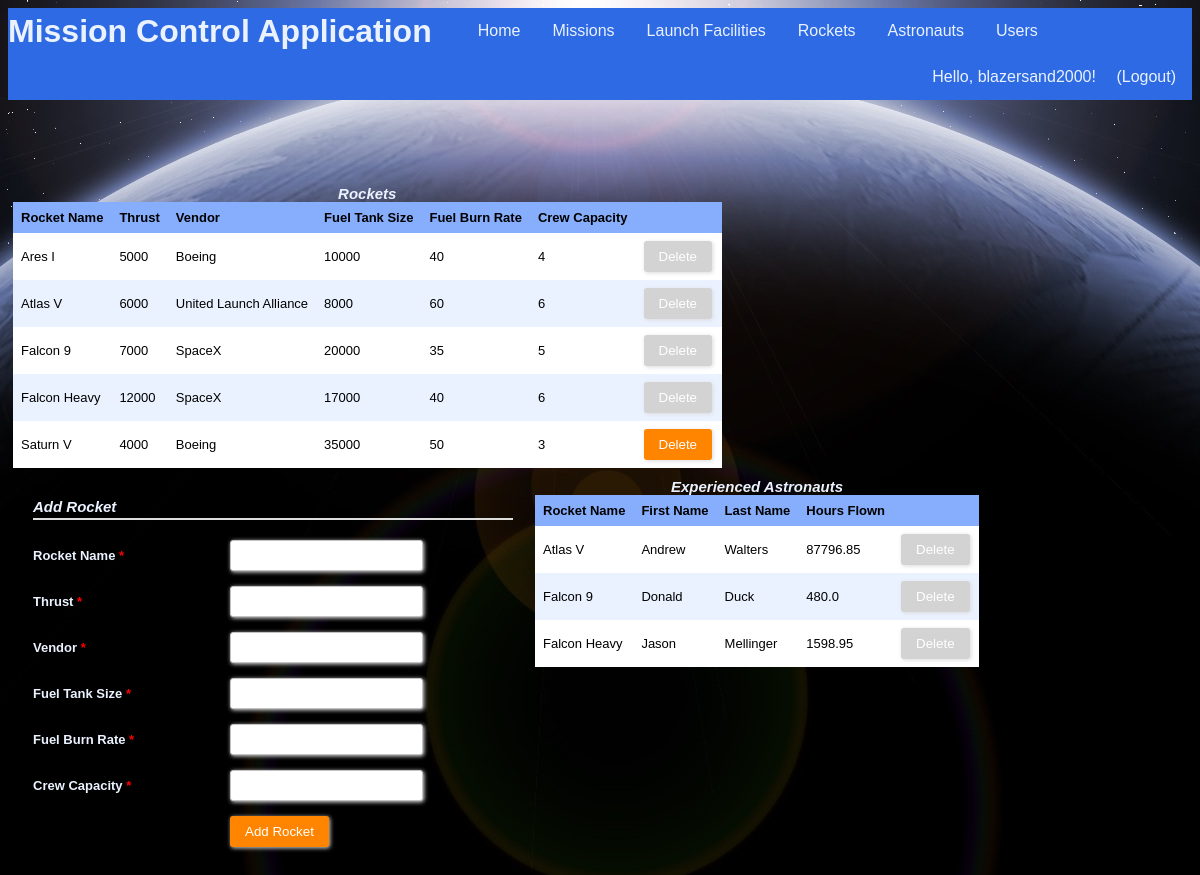
Page /rockets (signed in) on the committed database.
### tables this page shows
CREATE TABLE "Users" (
	`uid`	INTEGER NOT NULL PRIMARY KEY AUTOINCREMENT,
	`firstName`	TEXT NOT NULL,
	`lastName`	TEXT NOT NULL,
	`username`	TEXT NOT NULL UNIQUE,
	`password`	TEXT NOT NULL,
	`regTime`	TEXT NOT NULL,
	`lastLoginTime`	TEXT,
	`pid`	INTEGER NOT NULL
);

CREATE TABLE "Rockets" (
	`rid`	INTEGER NOT NULL PRIMARY KEY AUTOINCREMENT,
	`rname`	TEXT NOT NULL,
	`thrust`	INTEGER NOT NULL,
	`vendor`	TEXT NOT NULL,
	`fuelTankSize`	INTEGER NOT NULL,
	`fuelBurnRate`	INTEGER NOT NULL,
	`crewCapacity`	INTEGER NOT NULL
);

### app.py (the view, shortened to what this page needs)
@app.route("/rockets", methods=["GET", "POST"])
@login_required
def showRockets():
    conn = sqlite3.connect(dbPath)
    conn.row_factory = sqlite3.Row
    c = conn.cursor()
    c.execute("SELECT rid, rid IN (SELECT rid FROM Mission) AS cannotDelete, rname, thrust, vendor, fuelTankSize, fuelBurnRate, crewCapacity FROM Rockets")
    results = c.fetchall()
    c.execute("SELECT R.rid, 1, R.rname, A.firstName, A.lastName, SUM((strftime('%s', m.landTime) - strftime('%s', m.launchTime))/3600.0) as timeHours FROM Rockets R, Astronauts A, Mission M, Crew C WHERE A.aid=C.aid AND C.mid=M.mid AND R.rid=M.rid GROUP BY R.rname, A.firstName HAVING timeHours > (SELECT SUM((strftime('%s', m1.landTime) - strftime('%s', m1.launchTime))/3600.0) FROM Rockets R1, Astronauts A1, Mission M1, Crew C1 WHERE A1.aid=C1.aid AND C1.mid=M1.mid AND R1.rid=M1.rid AND A.aid <> A1.aid AND R1.rid = R.rid);")
    experiencedAstros = c.fetchall()
    formInputs = [['rname', 'text', 'Rocket Name', []], ['thrust', 'number', 'Thrust', []], ['vendor', 'text', 'Vendor', []], ['fuelTankSize', 'number', 'Fuel Tank Size', []], ['fuelBurnRate', 'number', 'Fuel Burn Rate', []], ['crewCapacity', 'number', 'Crew Capacity', []]]
    conn.commit()
    conn.close()
    return render_template("rockets.html", headers=("Rocket Name","Thrust","Vendor","Fuel Tank Size","Fuel Burn Rate", "Crew Capacity"), rows=results, inputs=formInputs, headersAstro=("Rocket Name", "First Name", "Last Name", "Hours Flown"), rowsAstro=experiencedAstros)

### app.py (called while the page is built)
@login_manager.user_loader
def load_user(username):
    userRecord = DBgetUser(username)
    if userRecord:
        user = User(userRecord["username"], userRecord["password"], True)
        user.permission = userRecord["pid"]
        return user
    return None

def DBgetUser(username):
    conn = sqlite3.connect(dbPath)
    conn.row_factory = sqlite3.Row
    c = conn.cursor()
    c.execute("SELECT * from Users WHERE username = ?", (username,))
    userRecord = c.fetchone()
    conn.close()
    return userRecord

### templates/rockets.html (shortened to what this page needs)
{% extends "main_template.html" %}
{% from 'macros.html' import GenerateTable, GenerateFormToAddEntry with context %}
{% block body %}
<section style="float:left">
	{{ GenerateTable('Rockets', headers, rows, 'rid') }}
</section>
<section style="float:left">
	{% if current_user.permission == 3 %}
		{{ GenerateFormToAddEntry('Add Rocket', inputs) }}
	{% endif %}
</section>
<section style="float:left">
	{{ GenerateTable('Experienced Astronauts', headersAstro, rowsAstro, 'rid') }}
</section>
{% endblock %}

### templates/main_template.html (shortened to what this page needs)
<!DOCTYPE html>
<html>
	<head>
		<link rel="stylesheet" type= "text/css" href="{{ url_for('static', filename='styles.css') }}">
	</head>
	<body>
		<header>
			<ul class="nav">
				<h1 class="nav">Mission Control Application</h1>
				<li class="nav"><a class="nav" href="{{ url_for('index') }}">Home</a></li>
				{% if current_user.is_authenticated %}
				<li class="nav"><a class="nav" href="{{ url_for('showMissions') }}">Missions</a></li>
				<li class="nav"><a class="nav" href="{{ url_for('showFacilities') }}">Launch Facilities</a></li>
				<li class="nav"><a class="nav" href="{{ url_for('showRockets') }}">Rockets</a></li>
				<li class="nav"><a class="nav" href="{{ url_for('showAstronauts') }}">Astronauts</a></li>
				<li class="nav"><a class="nav" href="{{ url_for('showUsers') }}">Users</a></li>
				{% endif %}
				<div class="user-greeting">
					{% if current_user.is_authenticated %}
  						Hello, {{ current_user.id }}!    <a class="nav" href="{{ url_for('showLogout') }}">(Logout)</a>
					{% else %}
						Hello, guest!    <a class="nav" href="{{ url_for('showLogin') }}">Login</a><a class="nav" href="{{ url_for('showSignup') }}">Sign Up</a>
					{% endif %}
				</div>
			</ul>
		</header>
		{% block body %}{% endblock %}
	</body>
</html>

### templates/macros.html (shortened to what this page needs)
{% macro GenerateTable(title, headers, rows, keyName) %}
	{% if rows %}
		<table>
			<caption>
				{{title}}
			</caption>
			<tr>
				{% for header in headers %}
				<th>{{header}}</th>
				{% endfor %}
				{% if current_user.permission == 3 %}
					<th/>
				{% endif %}
			</tr>
			{% for row in rows %}
			<tr id ="{{row[keyName]}}">
				{% for value in row %}
					{% if loop.index0 > 1 %}
						<td>
							{% if title == "Astronauts" %}
								<a href="{{ url_for('showAstronautInfo', aid = row[keyName]) }}">{{value|safe}}</a>
							{% else %}
								{{value|safe}}
							{% endif %}
						</td>
					{% endif %}
				{% endfor %}
				{% if row[1] == 1 %}
					{% set disabled = 'disabled' %}
				{% else %}
					{% set disabled = '' %}
				{% endif %}
				{% if current_user.permission == 3 %}
					<td>
						<div class="form-style-2" style="width:70px; padding: 0px 0px 0px 0px;">
							<form method="post">
								<input type="submit" value="Delete" name="delete.{{ row[0] }}" {{disabled}}/>
							</form>
						</div>
					</td>
				{% endif %}
			</tr>
			{% endfor %}
		</table>
	{% else %}
		No records found!
	{% endif %}
{% endmacro %}
{% macro GenerateFormToAddEntry(submitButtonText, inputs) %}
	<div class="form-style-2">
	<div class="form-style-2-heading">{{submitButtonText}}</div>
	<form method="post">
		{% for fieldName, fieldType, fieldLabel, optionalValues in inputs %}
			{% if fieldType == 'text' %}
				<label for="{{fieldName}}"><span>{{fieldLabel}} <span class="required">*</span></span><input type="text" class="input-field" name="{{fieldName}}" required/></label>
			{% elif fieldType == 'password' %}
				<label for="{{fieldName}}"><span>{{fieldLabel}} <span class="required">*</span></span><input type="password" class="input-field" name="{{fieldName}}" required/></label>
			{% elif fieldType == 'number' %}
				<label for="{{fieldName}}"><span>{{fieldLabel}} <span class="required">*</span></span><input type="number" class="input-field" name="{{fieldName}}" required/></label>
			{% elif fieldType == 'selectmultiple' %}
				<label for="{{fieldName}}"><span>{{fieldLabel}} <span class="required">*</span></span><select multiple name="{{fieldName}}" class="select-field" required>
				{% for id, displayName in optionalValues %}
					<option value="{{id}}">{{displayName}}</option>
				{% endfor %}
				</select></label>
			{% elif fieldType == 'datetime' %}
				<label for="{{fieldName}}"><span>{{fieldLabel}} <span class="required">*</span></br>(YYYY-MM-DDTHH:MM)</span><input type="datetime-local" class="input-field" name="{{fieldName}}" id="{{optionalValues[0]}}" onchange="changeEnd()" required></label>
			{% elif fieldType == 'date' %}
				<label for="{{fieldName}}"><span>{{fieldLabel}} <span class="required">*</span></br>(YYYY-MM-DD)</span><input type="date" class="input-field" name="{{fieldName}}" required></label>
			{% elif fieldType == 'radio' %}
				<label for="{{fieldName}}"><span>{{fieldLabel}} <span class="required">*</span></span>
				{% for id, displayName in optionalValues %}
					<input type="radio" name="permission" value="{{id}}" required> {{displayName}}
				{% endfor %}
				</label>
			{% endif %}
		{% endfor %}
		<label><span>&nbsp;</span><input type="submit" name="action" value="{{submitButtonText}}"/></label>
	</form>
	</div>
{% endmacro %}

### static/styles.css (style rules this page uses)
:root { --light-blue: #EBF2FF; --medium-blue: #86AEFD; --dark-blue: #2D6AE3; }
header { margin-bottom: 80px; }
ul.nav { list-style-type: none; text-align: center; display: block; margin: 0; padding: 0; overflow: hidden; background-color: var(--dark-blue); }
li.nav { float: left; }
a.nav { display: inline-block; color: var(--light-blue); text-align: center; padding: 14px 16px; text-decoration: none; font-family: "Trebuchet MS", Helvetica, sans-serif; }
h1.nav { float: left; margin: 0; padding: 5px 30px 0px 0px; font-family: "Trebuchet MS", Helvetica, sans-serif; color: var(--light-blue); vertical-align: bottom; }
.user-greeting { float: right; list-style-type: none; text-align: center; margin: 0; overflow: hidden; background-color: var(--dark-blue); text-align: center; vertical-align: center; text-decoration: none; font-family: "Trebuchet MS", Helvetica, sans-serif; color: var(--light-blue); }
section { margin: 5px; }
table { border-collapse: collapse; width: 100%; table-layout: auto; }
th, td { text-align: left; padding: 8px; font: 13px Arial, Helvetica, sans-serif; }
caption { font: 13px Arial, Helvetica, sans-serif; font-weight: bold; font-style: italic; font-size: 15px; color: var(--light-blue); }
tr { background-color: var(--light-blue) }
tr:nth-child(even) { background-color: white }
th { background-color: var(--medium-blue); font-weight: bold; }
.form-style-2 { width: 480px; max-width: 650px; padding: 20px 12px 10px 20px; font: 13px Arial, Helvetica, sans-serif; color: var(--light-blue); }
.form-style-2-heading { font-weight: bold; font-style: italic; border-bottom: 2px solid #ddd; margin-bottom: 20px; font-size: 15px; padding-bottom: 3px; }
.form-style-2 label { display: block; margin: 0px 0px 15px 0px; }
.form-style-2 label > span { width: 40%; font-weight: bold; float: left; padding-top: 8px; padding-right: 5px; }
.form-style-2 span.required { color:red; }
.form-style-2 input.input-field, .form-style-2 .tel-number-field, .form-style-2 .textarea-field, .form-style-2 .select-field { box-sizing: border-box; -webkit-box-sizing: border-box; -moz-box-sizing: border-box; border: 1px solid #C2C2C2; box-shadow: 1px 1px 4px #EBEBEB; -moz-box-shadow: 1px 1px 4px #EBEBEB; -webkit-box-shadow: 1px 1px 4px #EBEBEB; border-radius: 3px; -webkit-border-radius: 3px; -moz-border-radius: 3px; padding: 7px; outline: none; }
.form-style-2 input[type=submit], .form-style-2 input[type=button] { border: none; padding: 8px 15px 8px 15px; background: #FF8500; color: #fff; box-shadow: 1px 1px 4px #DADADA; -moz-box-shadow: 1px 1px 4px #DADADA; -webkit-box-shadow: 1px 1px 4px #DADADA; border-radius: 3px; -webkit-border-radius: 3px; -moz-border-radius: 3px; }
.form-style-2 input[type=submit]:disabled, .form-style-2 input[type=button]:disabled { background: lightgray; color: #fff; }

### rows in the picture
Users: id "blazersand2000"
Rockets: rname "Ares I", thrust "5000", vendor "Boeing", fuelTankSize "10000", row "40" "4"
Rockets: rname "Atlas V", thrust "6000", vendor "United Launch Alliance", fuelTankSize "8000", row "60" "6" "Andrew" "Walters" "87796.85"
Rockets: rname "Falcon 9", thrust "7000", vendor "SpaceX", fuelTankSize "20000", row "35" "5" "Donald" "Duck" "480.0"
Rockets: rname "Falcon Heavy", thrust "12000", vendor "SpaceX", fuelTankSize "17000", row "40" "6" "Jason" "Mellinger" "1598.95"
Rockets: rname "Saturn V", thrust "4000", vendor "Boeing", fuelTankSize "35000", row "50" "3"

### other values in the picture
{{ title }} "Rockets Experienced Astronauts"
{{ header }} "Rocket Name" "Thrust" "Vendor" "Fuel Tank Size" "Fuel Burn Rate" "Crew Capacity" "Rocket Name" "First Name" "Last Name" "Hours Flown"
{{ submitButtonText }} "Add Rocket"
{{ fieldLabel }} "Rocket Name" "Vendor"
{{ fieldLabel }} "Thrust" "Fuel Tank Size" "Fuel Burn Rate" "Crew Capacity"
